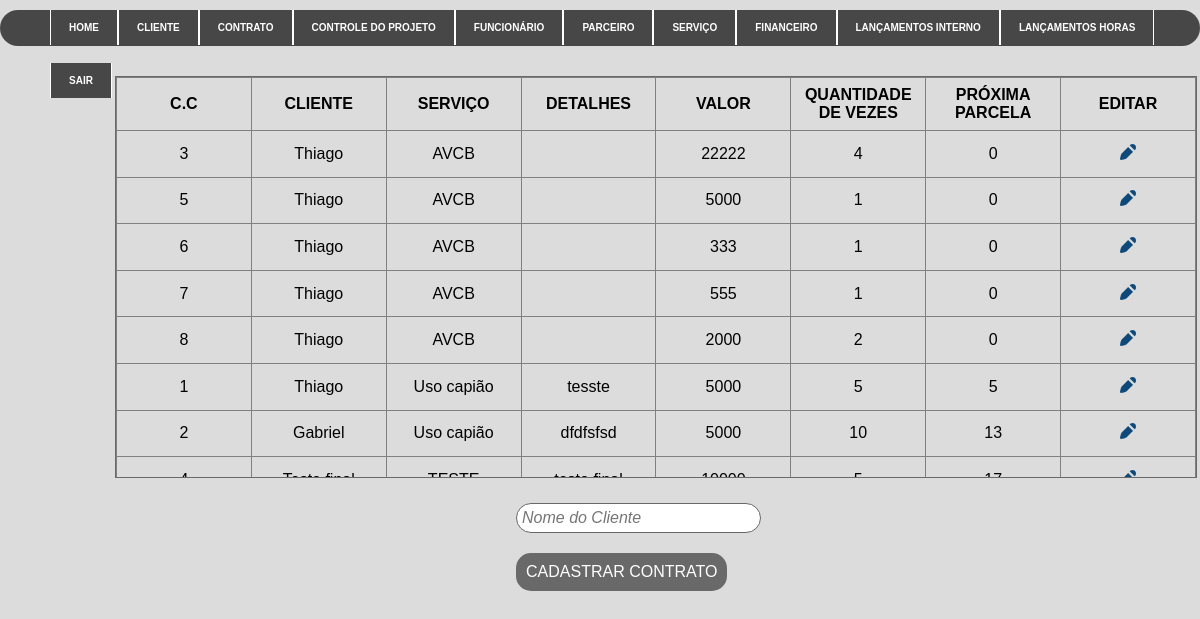
Page /consultacontrato.php (signed in) on the earlier database version.
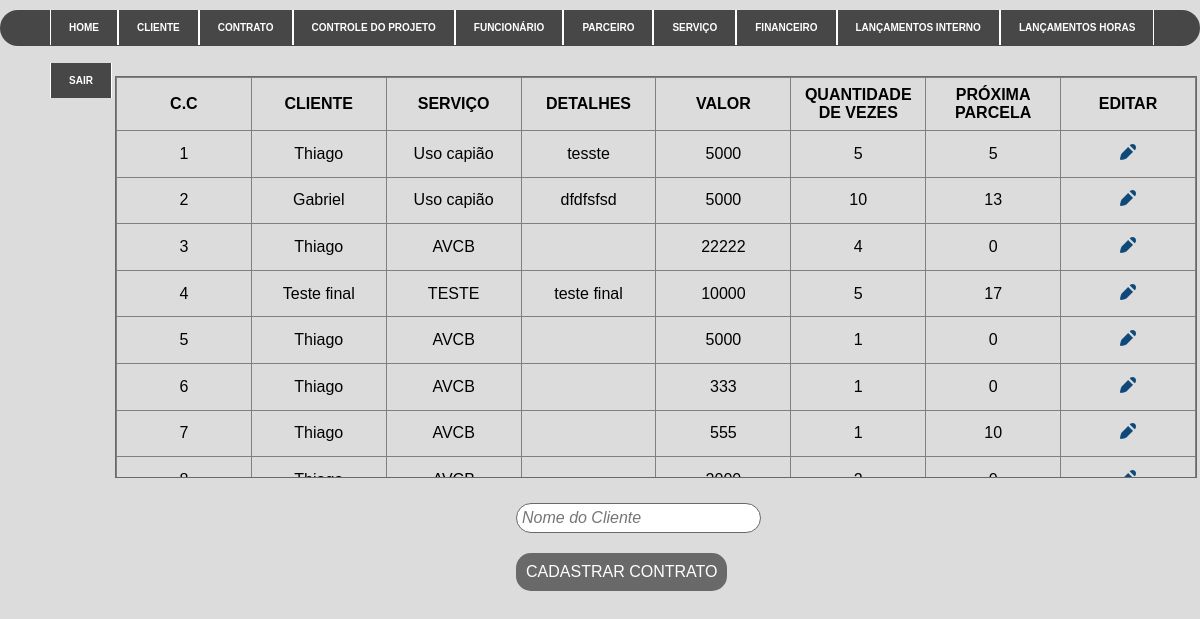
Same page on the later database version.
### tables this page shows
CREATE TABLE IF NOT EXISTS `contrato` (
  `ID` int(11) NOT NULL AUTO_INCREMENT,
  `ID_Cliente` int(11) DEFAULT NULL,
  `ID_Servico` int(11) DEFAULT NULL,
  `Detalhes` varchar(500) DEFAULT NULL,
  `PRAZO` date DEFAULT NULL,
  `Valor` decimal(10,0) DEFAULT NULL,
  `qnt_parcela` decimal(10,0) DEFAULT NULL,
  `VENCIMENTO` varchar(2) DEFAULT NULL,
  PRIMARY KEY (`ID`),
  KEY `fk_cli` (`ID_Cliente`),
  KEY `fk_servi` (`ID_Servico`)
);

CREATE TABLE IF NOT EXISTS `cliente` (
  `id` int(11) NOT NULL AUTO_INCREMENT,
  `pessoa` varchar(8) DEFAULT NULL,
  `nome` varchar(50) DEFAULT NULL,
  `cpf` varchar(14) DEFAULT NULL,
  `rg` varchar(15) DEFAULT NULL,
  `razao` varchar(50) DEFAULT NULL,
  `representante` varchar(50) DEFAULT NULL,
  `sexo` varchar(1) DEFAULT NULL,
  `observacao` varchar(500) DEFAULT NULL,
  `id_parc` int(11) DEFAULT NULL,
  PRIMARY KEY (`id`),
  KEY `fk_parc` (`id_parc`)
);

CREATE TABLE IF NOT EXISTS `servico` (
  `id` int(11) NOT NULL AUTO_INCREMENT,
  `servico` varchar(30) DEFAULT NULL,
  PRIMARY KEY (`id`)
);

### classes/contrato.class.php (called while the page is built, shortened)
<?php
require_once 'Conexao.class.php';
require_once 'funcoes.class.php';
class Contrato{
    public function __construct(){
        $this->con = new conexao();
    }
    public function querySelectcli(){
        try{
            $cst = $this->con->conect()->prepare("SELECT contrato.ID AS CC, cliente.nome AS CLI, servico.servico AS Serv, contrato.Detalhes AS DETALHES,contrato.Valor AS VALOR ,contrato.qnt_parcela AS QNT_PARC ,contrato.VENCIMENTO AS VENC from cliente INNER JOIN contrato ON cliente.id = contrato.ID_Cliente INNER JOIN servico ON contrato.ID_Servico = servico.id;");
            $cst->execute();
            return $cst->fetchAll();
        }catch(PDOException $ex){
        }
    }
}
?>

### classes/Conexao.class.php (called while the page is built)
<?php
class conexao{
    private $usuario;
    private $senha;
    private $banco;
    private $servidor;
    private static $pdo;
    public function __construct(){
        $this->servidor = "localhost";
        $this->banco = "teste2";
        $this->usuario =  "root";
        $this->senha = "";
    }
    public function conect(){
        try{
            if(is_null(self::$pdo)){
                self::$pdo = new PDO("mysql:host=".$this->servidor.";dbname=".$this->banco, $this->usuario, $this->senha);
            }
            return self::$pdo;
        } catch (PDOException $ex) {
			echo $ex->getMessage();
        }
    }
}
?>

### classes/funcoes.class.php (called while the page is built, shortened)
<?php
class funcoes{
    public function tratarCaracter($vlr, $tipo){
        switch($tipo){
            case 1: $rst = utf8_decode($vlr); break;
            case 2: $rst = htmlentities($vlr, ENT_QUOTES, "ISO-8859-1"); break;
        }
        return $rst;
    }
}
?>

### consultacontrato.php (the view, shortened to what this page needs)
<?php
    require_once 'classes/funcoes.class.php';
    require_once 'classes/contrato.class.php';
    $objFc = new Funcoes();
    $objfn = new Contrato();
?>
<!DOCTYPE html>
<html lang="pt-br">
<head>
    <link rel="stylesheet" type="text/css" href="style/style1.css">
</head>
<body>
    <?php include_once("header.php"); ?>
    <div id="resultado" class="scroll-contrato">
        <table id="tab2" border="1">
            <thead>
                <tr>
                    <th>C.C</th>
                    <th>CLIENTE</th>
                    <th>SERVIÇO</th>
                    <th>Detalhes</th>
                    <th>VALOR</th>
                    <th>QUANTIDADE DE VEZES</th>
                    <th>PRÓXIMA PARCELA</th>
                    <th>Editar</th>
                </tr>
            </thead>
            <tbody>
            <?php foreach($objfn->querySelectcli() as $rst){ ?>
                <tr>
                    <td> <?php echo ($objFc->tratarCaracter($rst['CC'], 1)) ?> </td>
                    <td> <?php echo ($objFc->tratarCaracter($rst['CLI'], 2)) ?> </td>
                    <td> <?php echo ($objFc->tratarCaracter($rst['Serv'], 2)) ?> </td>
                    <td> <?php echo ($objFc->tratarCaracter($rst['DETALHES'], 2)) ?> </td>
                    <td> <?php echo ($objFc->tratarCaracter($rst['VALOR'], 2)) ?> </td>
                    <td> <?php echo ($objFc->tratarCaracter($rst['QNT_PARC'], 2)) ?> </td>
                    <td> <?php echo ($objFc->tratarCaracter($rst['VENC'], 2)) ?> </td>
                    <td><div class="editar"><a href="edita_contrato.php?acao=edit&func=<?=$objFc->tratarCaracter($rst['CC'], 1)?>" title="Editar dados"> <img src="img/ico-editar.png" width="16" height="16" alt="Editar"> </a></div>  </td>
                </tr>
                <?php } ?>
        </table>
    </div>
    <form action="processacontrato.php">
        <div class="search2">
        <input type="text" name="campo"  id="campo" placeholder="Nome do Cliente" >
        </div>
    </form>
    <div class="btn"><a href="cadastrarcontrato.php">CADASTRAR CONTRATO</a></div>
</body>
</html>

Differences in the rows shown:
shown differently, row unchanged: contrato "tesste": moves up the list
shown differently, row unchanged: contrato "dfdfsfsd": moves up the list
shown differently, row unchanged: contrato "teste final": moves up the list
changed contrato id 7: VENCIMENTO "0" → "10"
